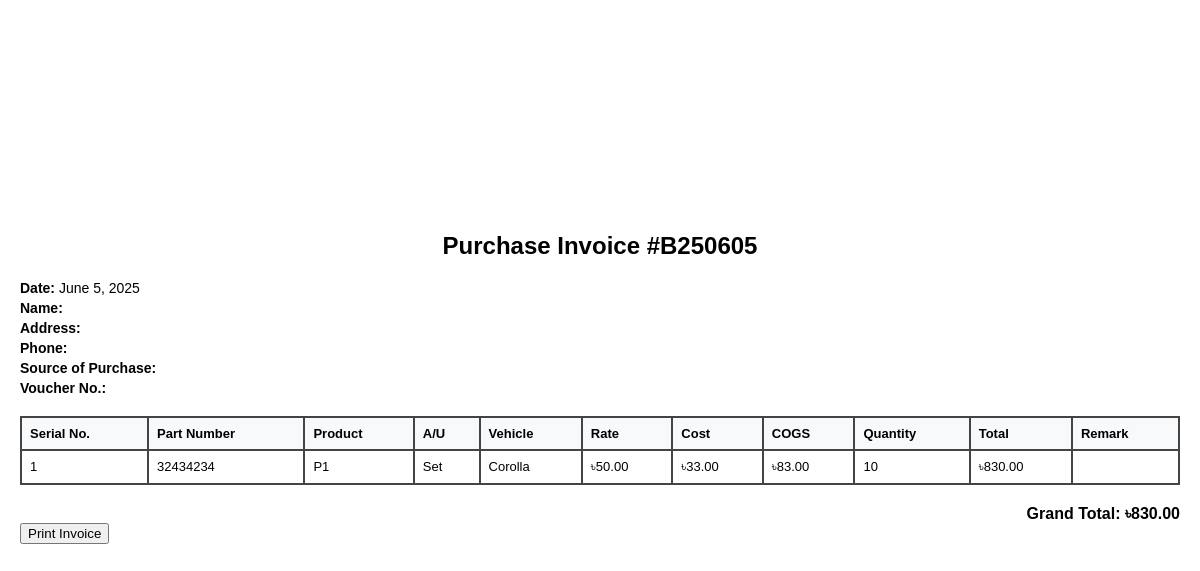
/purchase/invoice/print/5/, run on the app's committed database.
### inventory/models.py (models this page shows, shortened)
class PurchaseInvoice(models.Model):
    date = models.DateField()
    name = models.CharField(max_length=100)  # Name
    address = models.TextField()  # Address
    phone = models.CharField(max_length=15)  # Phone
    source_of_purchase = models.CharField(max_length=100)  # Source of Purchase
    voucher_no = models.CharField(max_length=50)  # Voucher No.
    received = models.BooleanField(default=False)  # Track if item is received
    invoice_number = models.CharField(max_length=20, unique=True, blank=True)

class PurchaseItem(models.Model):
    invoice = models.ForeignKey(PurchaseInvoice, on_delete=models.CASCADE)
    product = models.ForeignKey(Product, on_delete=models.CASCADE)
    rate = models.DecimalField(max_digits=10, decimal_places=2)
    cost = models.DecimalField(max_digits=10, decimal_places=2)
    quantity = models.PositiveIntegerField()
    received = models.BooleanField(default=False)  # Track if item is received
    remark = models.TextField(null=True, blank=True)
    @property
    def chs(self):
        return self.rate + self.cost
    @property
    def total(self):
        return self.chs * self.quantity

class Product(models.Model):
    name = models.CharField(max_length=100)
    part_number = models.CharField(max_length=100, unique=True)
    au = models.BooleanField(default=False)  # A/U: Boolean Yes/No
    vehicle = models.CharField(max_length=100, blank=True)  # Vehicle field (optional)

### inventory/views.py (the view)
# urls.py: path('purchase/invoice/print/<int:invoice_id>/', views.purchase_invoice_print_view, name='purchase_invoice_print'),
def purchase_invoice_print_view(request, invoice_id):
    invoice = get_object_or_404(PurchaseInvoice, id=invoice_id)
    items = invoice.purchaseitem_set.all()
    total = sum(item.total for item in items)
    return render(request, 'inventory/purchase_invoice_print.html', {
        'invoice': invoice,
        'items': items,
        'total': total
    })

### inventory/templates/inventory/purchase_invoice_print.html (shortened to what this page needs)
<!DOCTYPE html>
<html lang="en">
<head>
</head>
<body>
  <div class=""><br><br><br><br><br><br><br><br><br><br><br><br>
    <h2>Purchase Invoice #{{ invoice.invoice_number }}</h2>
    <div class="invoice-details">
      <p><strong>Date:</strong> {{ invoice.date }}</p>
      <p><strong>Name:</strong> {{ invoice.name }}</p>
      <p><strong>Address:</strong> {{ invoice.address }}</p>
      <p><strong>Phone:</strong> {{ invoice.phone }}</p>
      <p><strong>Source of Purchase:</strong> {{ invoice.source_of_purchase }}</p>
      <p><strong>Voucher No.:</strong> {{ invoice.voucher_no }}</p>
    </div>
    <table>
      <thead>
        <tr>
          <th>Serial No.</th>
          <th>Part Number</th>
          <th>Product</th>
          <th>A/U</th>
          <th>Vehicle</th>
          <th>Rate</th>
          <th>Cost</th>
          <th>COGS</th>
          <th>Quantity</th>
          <th>Total</th>
          <th>Remark</th>
        </tr>
      </thead>
      <tbody>
        {% for item in items %}
        <tr>
          <td>{{ forloop.counter }}</td>
          <td>{{ item.product.part_number }}</td>
          <td>{{ item.product.name }}</td>
          <td>{% if item.product.au %}Set{% else %}No{% endif %}</td>
          <td>{{ item.product.vehicle }}</td>
          <td>৳{{ item.rate }}</td>
          <td>৳{{ item.cost }}</td>
          <td>৳{{ item.chs }}</td>
          <td>{{ item.quantity }}</td>
          <td>৳{{ item.total }}</td>
          <td>{{ item.remark }}</td>
        </tr>
        {% endfor %}
      </tbody>
    </table>
    <div class="grand-total">
      <strong>Grand Total: ৳{{ total }}</strong>
    </div>
    <button onclick="window.print()" class="btn btn-primary">Print Invoice</button>
  </div>
</body>
</html>

### inventory/templates/inventory/purchase_invoice_print.html (style rules this page uses)
body { font-family: Arial, sans-serif; margin: 20px; color: black; font-size: 14px; }
h2 { text-align: center; font-size: 24px; margin-bottom: 20px; }
.invoice-details { margin-bottom: 20px; font-size: 14px; }
.invoice-details p { margin: 4px 0; }
table { width: 100%; margin-top: 20px; border-collapse: collapse; font-size: 13px; }
table th, table td { padding: 8px; text-align: left; border: 2px solid #444; }
table th { background-color: #f8f9fa; font-weight: bold; }
.grand-total { text-align: right; margin-top: 20px; font-size: 16px; font-weight: bold; }

### data on the page
PurchaseInvoice: invoice_number "B250605", date "June 5, 2025"
PurchaseItem: product.part_number "32434234", product.name "P1", shows "Set", product.vehicle "Corolla", rate "50.00", cost "33.00", chs "83.00", quantity "10", total "830.00"

### other printed values
{{ total }} "830.00"
